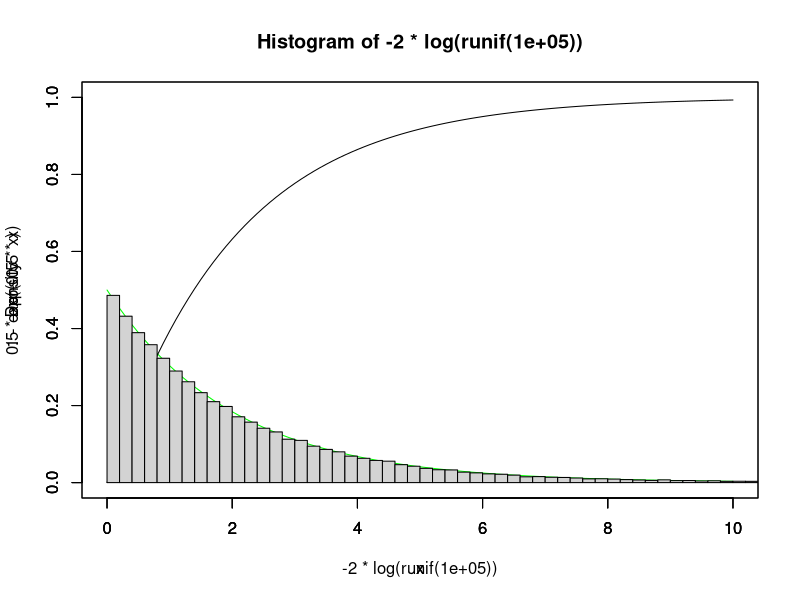

Recreate this plot in R.
# Title     : TODO
# Objective : TODO
# Created by: SCDX
# Created on: 2020/9/30

# 复合法
select = function() {
  u1 = runif(1)
  u2 = runif(1)
  x = 0
  if (u1 < 0.5) {
    x = floor(10 * u2) + 1
  }else {
    x = floor(5 * u2) + 6
  }
  return(x)
}

array = c()
for (i in 1:10000) {
  array[i] = select()
}
table(array) / 10000


# 指数分布抽样
# lamda=0.5
curve(0.5 * exp(-0.5 * x), 0, 10, ylim = c(0, 1), col = 'green')
par(new = T)
curve(1 - exp(-0.5 * x), 0, 10, ylim = c(0, 1))
par(new = T)
hist(-2 * log(runif(100000)), freq = F, xlim = c(0, 10), ylim = c(0, 1), breaks = 100)